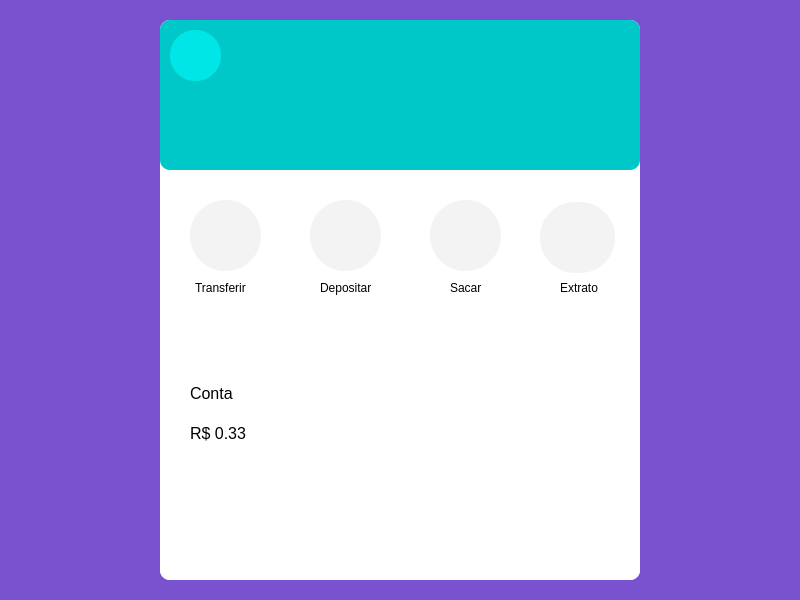
<?xml version="1.0" encoding="UTF-8"?>
<ui version="4.0">
 <class>MainWindow</class>
 <widget class="QMainWindow" name="MainWindow">
  <property name="geometry">
   <rect>
    <x>0</x>
    <y>0</y>
    <width>800</width>
    <height>600</height>
   </rect>
  </property>
  <property name="cursor">
   <cursorShape>ArrowCursor</cursorShape>
  </property>
  <property name="windowTitle">
   <string>DashBoard</string>
  </property>
  <widget class="QWidget" name="centralwidget">
   <property name="minimumSize">
    <size>
     <width>480</width>
     <height>560</height>
    </size>
   </property>
   <property name="styleSheet">
    <string notr="true">QWidget{
	background-color: rgb(122, 82, 208);

}</string>
   </property>
   <layout class="QHBoxLayout" name="horizontalLayout">
    <property name="spacing">
     <number>0</number>
    </property>
    <property name="leftMargin">
     <number>0</number>
    </property>
    <property name="topMargin">
     <number>0</number>
    </property>
    <property name="rightMargin">
     <number>0</number>
    </property>
    <property name="bottomMargin">
     <number>0</number>
    </property>
    <item>
     <widget class="QFrame" name="frame">
      <property name="minimumSize">
       <size>
        <width>0</width>
        <height>0</height>
       </size>
      </property>
      <property name="maximumSize">
       <size>
        <width>480</width>
        <height>560</height>
       </size>
      </property>
      <property name="layoutDirection">
       <enum>Qt::LeftToRight</enum>
      </property>
      <property name="styleSheet">
       <string notr="true">QFrame{
	background-color: rgb(255, 255, 255);
	border-radius: 10px;

}</string>
      </property>
      <property name="frameShape">
       <enum>QFrame::NoFrame</enum>
      </property>
      <property name="frameShadow">
       <enum>QFrame::Raised</enum>
      </property>
      <layout class="QVBoxLayout" name="verticalLayout">
       <property name="spacing">
        <number>0</number>
       </property>
       <property name="leftMargin">
        <number>0</number>
       </property>
       <property name="topMargin">
        <number>0</number>
       </property>
       <property name="rightMargin">
        <number>0</number>
       </property>
       <property name="bottomMargin">
        <number>0</number>
       </property>
       <item>
        <widget class="QFrame" name="frame_2">
         <property name="maximumSize">
          <size>
           <width>16777215</width>
           <height>150</height>
          </size>
         </property>
         <property name="styleSheet">
          <string notr="true">QFrame{
	background-color: rgb(0, 200, 200);
	border-radius: 10px

}</string>
         </property>
         <property name="frameShape">
          <enum>QFrame::StyledPanel</enum>
         </property>
         <property name="frameShadow">
          <enum>QFrame::Raised</enum>
         </property>
         <property name="lineWidth">
          <number>1</number>
         </property>
         <widget class="QPushButton" name="buttonPerfil">
          <property name="geometry">
           <rect>
            <x>10</x>
            <y>10</y>
            <width>51</width>
            <height>51</height>
           </rect>
          </property>
          <property name="cursor">
           <cursorShape>PointingHandCursor</cursorShape>
          </property>
          <property name="styleSheet">
           <string notr="true">QPushButton{
	background-image: url('../resource/usuario.png');
	background-repeat: none;
	background-position: center;
	background-color: rgb(0, 230, 230);
	border-radius: 25px;

}

QPushButton:hover{
	background-color: rgb(201, 201, 201);
}

QPushButton:pressed{
	background-color: rgb(243, 243, 243);
}</string>
          </property>
          <property name="text">
           <string/>
          </property>
         </widget>
         <widget class="QLabel" name="labelUserDash">
          <property name="geometry">
           <rect>
            <x>20</x>
            <y>110</y>
            <width>441</width>
            <height>16</height>
           </rect>
          </property>
          <property name="font">
           <font>
            <pointsize>12</pointsize>
           </font>
          </property>
          <property name="cursor">
           <cursorShape>PointingHandCursor</cursorShape>
          </property>
          <property name="styleSheet">
           <string notr="true">QLabel{
	color: rgb(255, 255, 255);

}</string>
          </property>
          <property name="text">
           <string/>
          </property>
         </widget>
        </widget>
       </item>
       <item>
        <widget class="QFrame" name="frame_3">
         <property name="frameShape">
          <enum>QFrame::StyledPanel</enum>
         </property>
         <property name="frameShadow">
          <enum>QFrame::Raised</enum>
         </property>
         <widget class="QPushButton" name="buttonTrans">
          <property name="geometry">
           <rect>
            <x>30</x>
            <y>30</y>
            <width>71</width>
            <height>71</height>
           </rect>
          </property>
          <property name="cursor">
           <cursorShape>PointingHandCursor</cursorShape>
          </property>
          <property name="styleSheet">
           <string notr="true">QPushButton{
	
	background-image: url('../resource/money.png');
	background-position: center;
	background-color:rgb(243, 243, 243);
	border-radius: 35px;
}

QPushButton:hover{
	background-image: url('../resource/money_hover.png');
}

QPushButton:pressed{
	background-image: url('../resource/money.png');
}</string>
          </property>
          <property name="text">
           <string/>
          </property>
         </widget>
         <widget class="QPushButton" name="buttonDeposita">
          <property name="geometry">
           <rect>
            <x>150</x>
            <y>30</y>
            <width>71</width>
            <height>71</height>
           </rect>
          </property>
          <property name="cursor">
           <cursorShape>PointingHandCursor</cursorShape>
          </property>
          <property name="styleSheet">
           <string notr="true">QPushButton{
	background-image: url('../resource/deposito.png');
	background-position: center;
	background-color: rgb(243, 243, 243);
	border-radius: 35px;

}

QPushButton:hover{
	background-color: rgb(201, 201, 201);
}

QPushButton:pressed{
	background-color: rgb(243, 243, 243);
}</string>
          </property>
          <property name="text">
           <string/>
          </property>
         </widget>
         <widget class="QPushButton" name="buttonSaca">
          <property name="geometry">
           <rect>
            <x>270</x>
            <y>30</y>
            <width>71</width>
            <height>71</height>
           </rect>
          </property>
          <property name="cursor">
           <cursorShape>PointingHandCursor</cursorShape>
          </property>
          <property name="styleSheet">
           <string notr="true">QPushButton{
	background-image: url('../resource/saque.png');
	background-position: center;
	background-color: rgb(243, 243, 243);
	border-radius: 35px;

}

QPushButton:hover{
	background-color: rgb(201, 201, 201);
}

QPushButton:pressed{
	background-color: rgb(243, 243, 243);
}</string>
          </property>
          <property name="text">
           <string/>
          </property>
         </widget>
         <widget class="QPushButton" name="buttonExtrato">
          <property name="geometry">
           <rect>
            <x>380</x>
            <y>32</y>
            <width>75</width>
            <height>71</height>
           </rect>
          </property>
          <property name="cursor">
           <cursorShape>PointingHandCursor</cursorShape>
          </property>
          <property name="styleSheet">
           <string notr="true">QPushButton{
	background-image: url('../resource/extrato.png');
	background-position: center;
	background-color: rgb(243, 243, 243);
	border-radius: 35px;

}

QPushButton:hover{
	background-color: rgb(201, 201, 201);
}

QPushButton:pressed{
	background-color: rgb(243, 243, 243);
}</string>
          </property>
          <property name="text">
           <string/>
          </property>
         </widget>
         <widget class="QLabel" name="label">
          <property name="geometry">
           <rect>
            <x>35</x>
            <y>110</y>
            <width>61</width>
            <height>16</height>
           </rect>
          </property>
          <property name="text">
           <string>Transferir</string>
          </property>
         </widget>
         <widget class="QLabel" name="label_3">
          <property name="geometry">
           <rect>
            <x>160</x>
            <y>110</y>
            <width>59</width>
            <height>15</height>
           </rect>
          </property>
          <property name="text">
           <string>Depositar</string>
          </property>
         </widget>
         <widget class="QLabel" name="label_4">
          <property name="geometry">
           <rect>
            <x>290</x>
            <y>110</y>
            <width>41</width>
            <height>16</height>
           </rect>
          </property>
          <property name="text">
           <string>Sacar</string>
          </property>
         </widget>
         <widget class="QLabel" name="label_5">
          <property name="geometry">
           <rect>
            <x>400</x>
            <y>110</y>
            <width>51</width>
            <height>16</height>
           </rect>
          </property>
          <property name="text">
           <string>Extrato</string>
          </property>
         </widget>
        </widget>
       </item>
       <item>
        <widget class="QFrame" name="frame_4">
         <property name="frameShape">
          <enum>QFrame::StyledPanel</enum>
         </property>
         <property name="frameShadow">
          <enum>QFrame::Raised</enum>
         </property>
         <widget class="QLabel" name="label_2">
          <property name="geometry">
           <rect>
            <x>30</x>
            <y>10</y>
            <width>51</width>
            <height>16</height>
           </rect>
          </property>
          <property name="font">
           <font>
            <family>MS Shell Dlg 2</family>
            <pointsize>12</pointsize>
           </font>
          </property>
          <property name="text">
           <string>Conta</string>
          </property>
         </widget>
         <widget class="QLabel" name="labelSaldo">
          <property name="geometry">
           <rect>
            <x>30</x>
            <y>50</y>
            <width>141</width>
            <height>16</height>
           </rect>
          </property>
          <property name="font">
           <font>
            <pointsize>12</pointsize>
           </font>
          </property>
          <property name="text">
           <string>R$ 0.33</string>
          </property>
         </widget>
        </widget>
       </item>
      </layout>
     </widget>
    </item>
   </layout>
  </widget>
 </widget>
 <resources>
  <include location="../src/resource/file.qrc"/>
 </resources>
 <connections/>
</ui>
